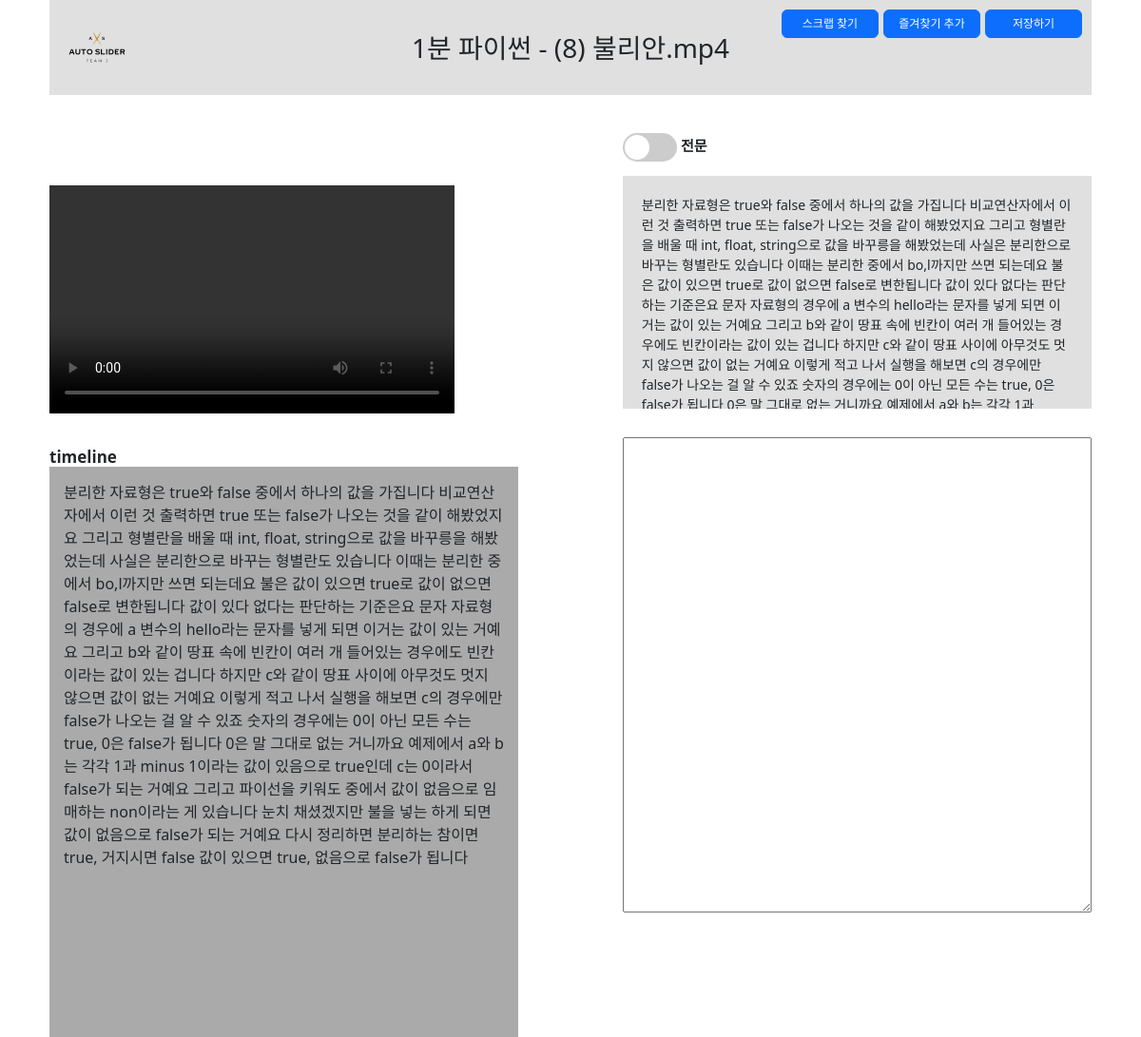
/10/ (signed in), run on the app's committed database.
### boards/models.py (models this page shows, shortened)
class Board(models.Model):
    input_type_choices = [
        ('input_text', '텍스트 요약'),
        ('input_youtube', 'Youtube 영상 링크 입력'),
        ('input_video', '영상 파일 업로드')
    ]
    title = models.TextField(blank=True)
    input_type = models.TextField(choices=input_type_choices, null=True)
    input_text = models.TextField(blank=True, null=True)
    input_youtube = models.TextField(blank=True, null=True)
    input_video = models.FileField(upload_to='videos/', blank=True, null=True)
    total_text = models.TextField(blank=True, null=True)
    summary_text = models.TextField(blank=True, null=True)
    timeline_text = models.TextField(blank=True, null=True)
    user_id = models.ForeignKey(CustomUser, on_delete=models.CASCADE)
    note = models.TextField(blank=True, null=True)
    favorite = models.BooleanField(default=False)
    created_at = models.DateTimeField(auto_now_add=True)
    updated_at = models.DateTimeField(auto_now=True)

### boards/views.py (the view, shortened to what this page needs)
# urls.py: path('<int:pk>/', views.BoardDetailView.as_view(), name='board_detail'),
class BoardDetailView(LoginRequiredMixin, DetailView):
    model = Board
    template_name = 'boards/board_detail.html'
    def get_object(self, queryset=None):
        obj = get_object_or_404(Board, id=self.kwargs['pk'])
        if obj.user_id != self.request.user:
            raise HttpResponseForbidden("You are not allowed to view this summary.")
        return obj

### boards/templatetags/custom_filters.py (called while the page is built)
@register.filter
def add_timestamp_links(text):
    lines = text.split('\n')
    result = []
    for line in lines:
        parts = line.split(' ')
        new_parts = []
        for part in parts:
            if ':' in part and part.endswith(','):
                timestamp = part[:-1]
                link = '<a href="#" onclick="seekToTimestamp({});">{}</a>, '.format(timestamp, part)
                new_parts.append(link)
            else:
                new_parts.append(part)
        result.append(' '.join(new_parts))
    return mark_safe('\n'.join(result))

### common/models.py (called while the page is built)
    def __str__(self):
        return self.username

### templates/boards/board_detail.html (shortened to what this page needs)
{% extends 'base.html' %}
{% load static %}
{% load custom_filters %}
{% block content %}
<section class="board_detail {{ object.input_type }}">
    <div class="toparea">
        <h1 class="logo" ><a href="{% url 'boards:board_list' %}"><img id="logo_img" src="{% static 'img/logo_1.png' %}" class="img-fluid mx-auto d-block" alt="AutoSlider 로고"></a></h1>
        <h3 class="tit">{{ object.title }}</h3>
        <ul class="btnarea">
            {% if object.input_type != "input_text" %}
            <li><a href="#" class="btn btn-primary">스크랩 찾기</a></li>
            {% endif %}
            <li>
                <form method="post" id="fav_modify" action="{% url 'boards:modifiy_favorite' object.pk %}" >
                    <button type="submit" form="fav_modify" class="btn btn-primary">
                        {% if object.favorite %} 즐겨찾기 삭제 {% else %} 즐겨찾기 추가 {% endif%}
                    </button>
                </form>
            </li>
            <li><button type="submit" form="note_form" id="noteSubmit" class="btn btn-primary" onclick="markdownBackUp()">저장하기</button></li>
        </ul>
    </div>
    <div class="detail_content">
    {% if object.input_type == "input_text" %}
    <div class="input_text">
        <h4 class="txt_tit">{{ object.title }} 에 작성된 텍스트의 전문/요약문입니다.</h4>
        <div id="wholeText" class="textSection">
            <div class="toggleBtn">
                <label class="switch">
                    <input type="checkbox" id="toggleText" />
                    <span class="slider round"></span>
                </label>
                <span class="opt total_text on">전문</span><span class="opt summary_text">요약문</span>
            </div>
            <div class="content on">{{ object.total_text|linebreaks }}</div>
            <div class="content ">{{ object.summary_text|linebreaks }}</div>
        </div>
        <div id="notearea" class="notearea">
            <textarea id="markdown_area"></textarea>
            <form method="post" id="note_form" action="{% url 'boards:board_update' object.pk %}" enctype="multipart/form-data">
                {% csrf_token %}
                {% include "form_errors.html" %}
                <div id="markdown_backup"></div>
                <textarea id="save_markdown"></textarea>
            </form>
        </div>
    </div>
    {% elif object.input_type == "input_video" %}
    <div class="videos">
        <div class="videoSection">
            <div id="video">
                <video id = 'uploadvideo' width="426" height="240" controls>
                    <source src="{{ MEDIA_URL }}{{ object.input_video }}" type="video/mp4">
                    <source src="{{ MEDIA_URL }}{{ object.input_video }}" type="video/ogg">
                </video>
            </div>
            <div id="timeline">
                <h3>timeline</h3>
                <div class="TL_section">{{ object.timeline_text|add_timestamp_links }}</div>
            </div>
        </div>
        <div class="textSection">
            <div class="txt">
                <div class="toggleBtn">
                    <label class="switch">
                        <span class="slider round"></span>
                    </label>
                    <span class="opt total_text on">전문</span><span class="opt summary_text">요약문</span>
                </div>
                <div class="content on">{{ object.total_text|linebreaks }}</div>
            </div>
            <div id="notearea" class="notearea">
                <textarea id="markdown_area"></textarea>
            </div>
        </div>
    </div>
    {% endif %}
    </div>
</section>
{% endblock %}

### static/css/style.css (style rules this page uses)
html, body, h1, h2, h3, h4, h5, h6, dl, dt, dd, ol, ul, li, div, p, strong, span { margin: 0; padding: 0; list-style: none; }
html, body { position: relative; width: 100%; height: 100%; }
a { text-decoration: none; }
.board_detail { width: 100%; padding: 0 40px; }
.board_detail .toparea { position: relative; width: 100%; height: 100px; background-color: #E0E0E0; }
.board_detail .toparea h1.logo { position: absolute; top: 0; left:0 ; }
.board_detail .toparea h1.logo a { display: block; width: 100px; }
.board_detail .toparea h1.logo img { display: block; width: 100%; height: 100%; }
.board_detail .toparea h3.tit { line-height: 100px; text-align: center; }
.board_detail .toparea ul { position: absolute; top: 10px; right: 10px; }
.board_detail .toparea li { float: left; margin-left: 5px; }
.board_detail .toparea .btn { width: 102px; font-size: 12px; padding: 5px; }
#timeline h3 { font-size: 17px; font-weight: bold; }
#timeline .TL_section { overflow-y: scroll; height: 600px; padding: 15px; background: #aaa; }
.detail_content .switch { position: relative; display: inline-block; width: 57px; height: 30px; vertical-align:middle; }
.detail_content .textSection .toggleBtn { margin-bottom: 15px; }
.detail_content .toggleBtn .slider { position: absolute; cursor: pointer; top: 0; left: 0; right: 0; bottom: 0; background-color: #ccc; -webkit-transition: .4s; transition: .4s; }
.detail_content .toggleBtn .slider:before { position: absolute; content: ""; height: 26px; width: 26px; left: 2px; bottom: 2px; background-color: white; -webkit-transition: .4s; transition: .4s; }
.toggleBtn .slider.round { border-radius: 34px; }
.toggleBtn .slider.round:before { border-radius: 50%; }
.detail_content .toggleBtn .opt { margin: 0px; display: none; font-size:15px; font-weight:bold; visibility: hidden; }
.detail_content .toggleBtn .opt.on { visibility: visible; display: inline-block; }
.detail_content { position: relative; clear: both; float: none; width: 100%; padding: 40px 0 0 ; }
.detail_content .videoSection { width: 45%; min-width: 450px; float: left; }
.detail_content .videoSection #video { width: 100%; padding: 55px 0 30px; }
.detail_content .textSection { float: right; width: 45%; min-width: 450px; min-height: 350px; }
.detail_content .textSection .content { display: none; overflow-y: scroll; height: 245px; padding: 20px; background-color: #E0E0E0; font-size: 14px; }
.detail_content .textSection .content.on { display: block; }
.detail_content .textSection .txt { padding-bottom:30px; }
#notearea { height: 500px; }
#markdown_area { width: 100%; height: 100%; padding: 15px; }

### data on the page
Board: title "1분 파이썬 - (8) 불리안.mp4", timeline_text|add_timestamp_links "분리한 자료형은 true와 false 중에서 하나의 값을 가집니다 비교연산자에서 이런 것 출력하면 true 또는 false가 나오는 것을 같이 해봤었지요 그리고 형별란을 배울 때 int, float, string으로 값을 바꾸릉을 해봤었는데 사실은 분리한으로 바꾸는 형별란도 있습니다 이때는 분리한 중에서 bo,l까지만 쓰면 되는데요 불은 값이 있으면 true로 값이 없으면 false로 변한됩니다 값이 있다 없다는 판단하는 기준은요 문자 자료형의 경우에 a 변수의 hello라는 문자를 넣게 되면 이거는 값이 있는 거예요 그리고 b와 같이 땅표 속에 빈칸이 여러 개 들어있는 경우에도 빈칸이라는 값이 있는 겁니다 하지만 c와 같이 땅표 사이에 아무것도 멋지 않으면 값이 없는 거예요 이렇게 적고 나서 실행을 해보면 c의 경우에만 false가 나오는 걸 알 수 있죠 숫자의 경우에는 0이 아닌 모든 수는 true, 0은 false가 됩니다 0은 말 그대로 없는 거니까요 예제에서 a와 b는 각각 1과 minus 1이라는 값이 있음으로 true인데 c는 0이라서 false가 되는 거예요 그리고 파이선을 키워도 중에서 값이 없음으로 임매하는 non이라는 게 있습니다 눈치 채셨겠지만 불을 넣는 하게 되면 값이 없음으로 false가 되는 거예요 다시 정리하면 분리하는 참이면 true, 거지시면 false 값이 있으면 true, 없음으로 false가…", total_text "분리한 자료형은 true와 false 중에서 하나의 값을 가집니다 비교연산자에서 이런 것 출력하면 true 또는 false가 나오는 것을 같이 해봤었지요 그리고 형별란을 배울 때 int, float, string으로 값을 바꾸릉을 해봤었는데 사실은 분리한으로 바꾸는 형별란도 있습니다 이때는 분리한 중에서 bo,l까지만 쓰면 되는데요 불은 값이 있으면 true로 값이 없으면 false로 변한됩니다 값이 있다 없다는 판단하는 기준은요 문자 자료형의 경우에 a 변수의 hello라는 문자를 넣게 되면 이거는 값이 있는 거예요 그리고 b와 같이 땅표 속에 빈칸이 여러 개 들어있는 경우에도 빈칸이라는 값이 있는 겁니다 하지만 c와 같이 땅표 사이에 아무것도 멋지 않으면 값이 없는 거예요 이렇게 적고 나서 실행을 해보면 c의 경우에만 false가 나오는 걸 알 수 있죠 숫자의 경우에는 0이 아닌 모든 수는 true, 0은…"
